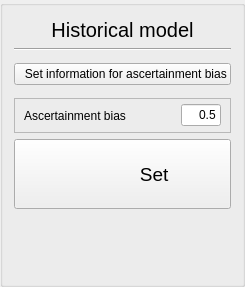
              <widget class="QGroupBox" name="groupBox_7">
               <property name="sizePolicy">
                <sizepolicy hsizetype="Expanding" vsizetype="Preferred">
                 <horstretch>0</horstretch>
                 <verstretch>0</verstretch>
                </sizepolicy>
               </property>
               <property name="title">
                <string/>
               </property>
               <layout class="QGridLayout" name="gridLayout_10">
                <item row="0" column="0">
                 <widget class="QLabel" name="histModelLabel">
                  <property name="sizePolicy">
                   <sizepolicy hsizetype="Preferred" vsizetype="Fixed">
                    <horstretch>0</horstretch>
                    <verstretch>0</verstretch>
                   </sizepolicy>
                  </property>
                  <property name="minimumSize">
                   <size>
                    <width>0</width>
                    <height>25</height>
                   </size>
                  </property>
                  <property name="maximumSize">
                   <size>
                    <width>16777215</width>
                    <height>25</height>
                   </size>
                  </property>
                  <property name="font">
                   <font>
                    <pointsize>15</pointsize>
                   </font>
                  </property>
                  <property name="text">
                   <string>Historical model</string>
                  </property>
                  <property name="alignment">
                   <set>Qt::AlignCenter</set>
                  </property>
                 </widget>
                </item>
                <item row="4" column="0">
                 <widget class="QPushButton" name="setHistoricalButton">
                  <property name="sizePolicy">
                   <sizepolicy hsizetype="Minimum" vsizetype="Fixed">
                    <horstretch>0</horstretch>
                    <verstretch>0</verstretch>
                   </sizepolicy>
                  </property>
                  <property name="minimumSize">
                   <size>
                    <width>0</width>
                    <height>70</height>
                   </size>
                  </property>
                  <property name="font">
                   <font>
                    <pointsize>14</pointsize>
                   </font>
                  </property>
                  <property name="toolTip">
                   <string/>
                  </property>
                  <property name="text">
                   <string>            Set</string>
                  </property>
                  <property name="iconSize">
                   <size>
                    <width>50</width>
                    <height>50</height>
                   </size>
                  </property>
                  <property name="shortcut">
                   <string>Alt+H</string>
                  </property>
                 </widget>
                </item>
                <item row="1" column="0">
                 <widget class="QFrame" name="frame">
                  <property name="frameShape">
                   <enum>QFrame::HLine</enum>
                  </property>
                  <property name="frameShadow">
                   <enum>QFrame::Sunken</enum>
                  </property>
                 </widget>
                </item>
                <item row="5" column="0">
                 <widget class="QFrame" name="frame_5">
                  <property name="frameShape">
                   <enum>QFrame::NoFrame</enum>
                  </property>
                  <property name="frameShadow">
                   <enum>QFrame::Raised</enum>
                  </property>
                  <layout class="QVBoxLayout" name="verticalLayout_8">
                   <property name="spacing">
                    <number>12</number>
                   </property>
                   <item>
                    <widget class="QLabel" name="nbScLabel">
                     <property name="text">
                      <string/>
                     </property>
                     <property name="alignment">
                      <set>Qt::AlignBottom|Qt::AlignHCenter</set>
                     </property>
                    </widget>
                   </item>
                   <item>
                    <widget class="QLabel" name="nbHistParamLabel">
                     <property name="sizePolicy">
                      <sizepolicy hsizetype="Preferred" vsizetype="Preferred">
                       <horstretch>0</horstretch>
                       <verstretch>0</verstretch>
                      </sizepolicy>
                     </property>
                     <property name="text">
                      <string/>
                     </property>
                     <property name="alignment">
                      <set>Qt::AlignHCenter|Qt::AlignTop</set>
                     </property>
                    </widget>
                   </item>
                  </layout>
                 </widget>
                </item>
                <item row="2" column="0">
                 <widget class="QFrame" name="frame_12">
                  <property name="minimumSize">
                   <size>
                    <width>0</width>
                    <height>35</height>
                   </size>
                  </property>
                  <property name="maximumSize">
                   <size>
                    <width>16777215</width>
                    <height>35</height>
                   </size>
                  </property>
                  <property name="frameShape">
                   <enum>QFrame::NoFrame</enum>
                  </property>
                  <property name="frameShadow">
                   <enum>QFrame::Raised</enum>
                  </property>
                  <layout class="QHBoxLayout" name="horizontalLayout_5">
                   <property name="spacing">
                    <number>1</number>
                   </property>
                   <property name="leftMargin">
                    <number>0</number>
                   </property>
                   <property name="topMargin">
                    <number>1</number>
                   </property>
                   <property name="rightMargin">
                    <number>0</number>
                   </property>
                   <property name="bottomMargin">
                    <number>1</number>
                   </property>
                   <item>
                    <widget class="QPushButton" name="ascertButton">
                     <property name="text">
                      <string>  Set information for ascertainment bias</string>
                     </property>
                    </widget>
                   </item>
                  </layout>
                 </widget>
                </item>
                <item row="3" column="0">
                 <widget class="QFrame" name="ascertSimFrame">
                  <property name="minimumSize">
                   <size>
                    <width>0</width>
                    <height>35</height>
                   </size>
                  </property>
                  <property name="maximumSize">
                   <size>
                    <width>16777215</width>
                    <height>35</height>
                   </size>
                  </property>
                  <property name="frameShape">
                   <enum>QFrame::StyledPanel</enum>
                  </property>
                  <property name="frameShadow">
                   <enum>QFrame::Raised</enum>
                  </property>
                  <layout class="QHBoxLayout" name="horizontalLayout_7">
                   <property name="topMargin">
                    <number>0</number>
                   </property>
                   <property name="bottomMargin">
                    <number>0</number>
                   </property>
                   <item>
                    <widget class="QLabel" name="ascertSimLabel">
                     <property name="text">
                      <string>Ascertainment bias</string>
                     </property>
                    </widget>
                   </item>
                   <item>
                    <widget class="QLineEdit" name="ascBiasEdit">
                     <property name="minimumSize">
                      <size>
                       <width>40</width>
                       <height>0</height>
                      </size>
                     </property>
                     <property name="maximumSize">
                      <size>
                       <width>40</width>
                       <height>16777215</height>
                      </size>
                     </property>
                     <property name="inputMethodHints">
                      <set>Qt::ImhDigitsOnly|Qt::ImhFormattedNumbersOnly</set>
                     </property>
                     <property name="text">
                      <string>0.5</string>
                     </property>
                     <property name="alignment">
                      <set>Qt::AlignRight|Qt::AlignTrailing|Qt::AlignVCenter</set>
                     </property>
                    </widget>
                   </item>
                  </layout>
                 </widget>
                </item>
               </layout>
              </widget>
